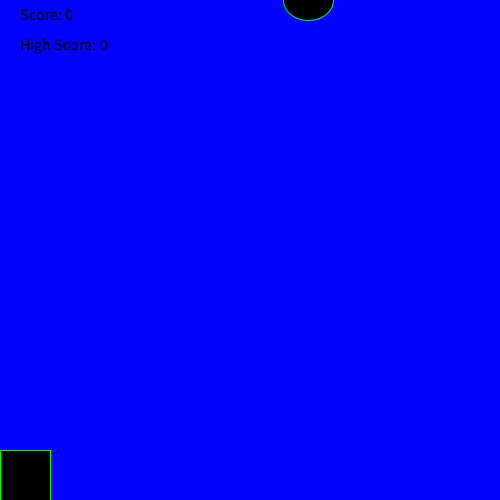
Frame 1 (no input)
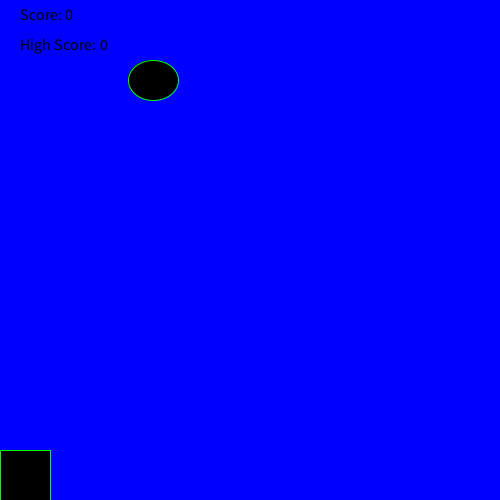
Frame 60 (the mouse pressed at the canvas centre just before this capture)
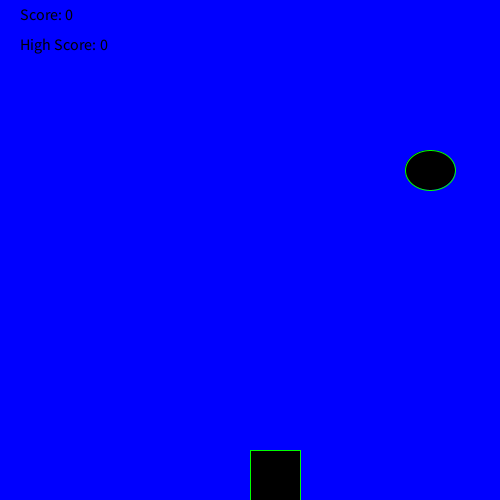
Frame 120 (the mouse held since frame 60 and released just before this capture)

The Processing sketch that drew these frames (run headless with seeded random() and noise(); from frame 60 on, the mouse is pressed at the canvas centre):

// Processing sketch: dropping
// ── dropping.pde
int ypos = 0;
int xpos = 0;
int score=0;
int hiScore=0;
float size = 50;
void setup(){
  size(500,500);
  xpos=(int) random(50,450);
}
void draw(){
  background(0,0,255);
  fill(0,0,0);
  stroke(0,255,0);
  ellipse(xpos,ypos,size,40);
  ypos=ypos+10;
  if(ypos>500){
   ypos=0;
   xpos=(int) random(50,450);
   if(score>0){
   score--;
   size=size*11/10;
   }
  }
  rect(mouseX,450,size,50);
  if(ypos>400 && xpos>mouseX && xpos<mouseX+size){
    score++;
    ypos=0;
    xpos=(int) random(50,450);
    size=size*10/11;
  }
  fill(0,0,0);
  textSize(16);
  text("Score: "+score, 20, 20);
  if(score>hiScore){
   hiScore=score; 
  }
  text("High Score: "+hiScore, 20, 50);
}
